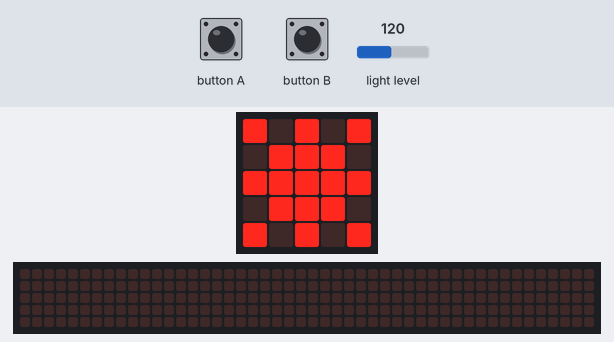
The program below on a simulated BBC micro:bit running MicroPython. Shown: the board's 5×5 LED display, a strip that is not on the board, showing the scrolling text unrolled. The inputs (shaded band) are chosen by the test bench; at power-on: light level 120. The 48×5 strip is a reading aid, not a part: it shows the text the display is scrolling, unrolled, one strip-width of it at a time.

Above: at 0.7 s.
1.3 s: button B pressed for 0.15 s
At 1.9 s:
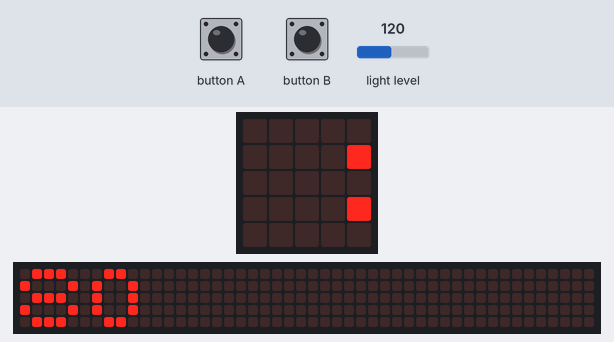
2.0 s: button A pressed for 0.15 s
2.7 s: button B pressed for 1 s
4.3 s: light level set to 5
7.5 s: button A pressed for 1 s
9.1 s: light level set to 128
At 10.1 s:
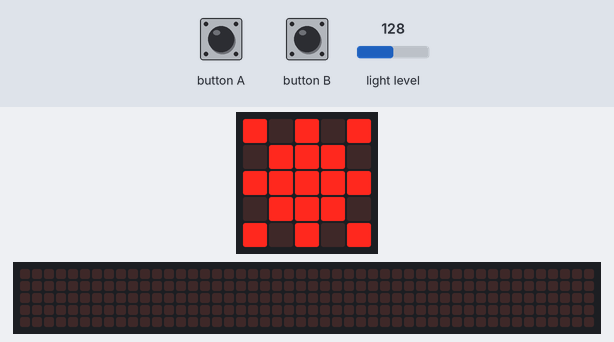

Measured:
- after the input at 1.3 s, the display: first differs from a run without the input after 0.51 s (image 1)
- after the input at 9.1 s, the display: first differs from a run without the input after 0.66 s (image 2)
- what the display in image 0 shows lasts 0.5 s, from 0.6 s to 1.1 s

The program:

sunshine-detector.py
```python
from microbit import *

sun_icon = Image("90909:09990:99999:09990:90909")

max_light_level = 255
min_light_level = 0
light_trigger = 100
button_increment = 20

while True:
    # increase light threshold
    if button_a.was_pressed():
        light_trigger = min(light_trigger + button_increment, max_light_level)
        display.scroll(str(light_trigger))
    # decrease light threshold
    if button_b.was_pressed():
        light_trigger = max(light_trigger - button_increment, min_light_level)
        display.scroll(str(light_trigger))

    # is it bright enough?
    if display.read_light_level() > light_trigger:
        display.show(sun_icon)
        sleep(500)

    display.clear()
    sleep(100)
```
